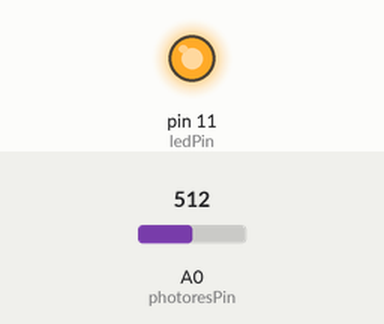
This sketch was run on a simulated Arduino Uno, built with avr-gcc and run on an emulated ATmega328P. On the bench: output pins drawn as LEDs (lit = HIGH). The test bench sets the inputs (shaded band); at power-on: A0 (photoresPin) = 512.

Above: at 1.2 s.
1.3 s: A0 (photoresPin) set to 522
At 2.0 s:
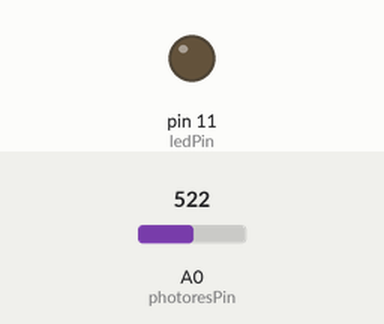
2.8 s: A0 (photoresPin) set to 511
At 3.1 s:
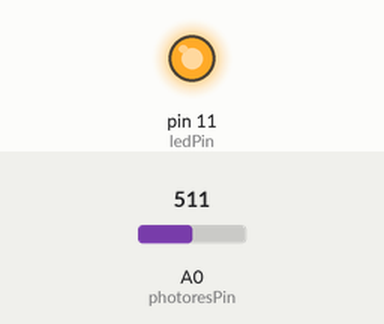
4.3 s: A0 (photoresPin) set to 716
At 5.5 s:
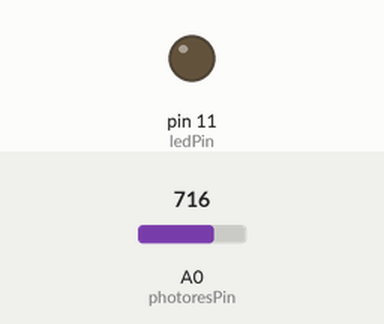
Timing chart, 0 to 7.3 s (numbered marks = the images above; inputs shaded):
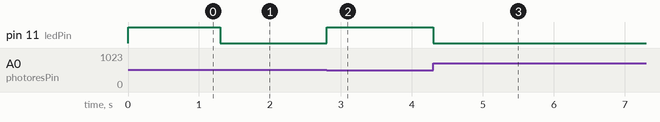

The sketch:

photoresistance.ino
```cpp
int photoresPin = A0;  //定义变量photoresPin=0，为电压读取端口。
int ledPin = 11;        //设置led数字IO脚
int val = 0;             //定义变量val
void setup()
{
  pinMode(ledPin, OUTPUT);     //设置ledPin脚模式，OUTPUT为输出
}
void loop()
 {
  val = analogRead(photoresPin);     //从传感器读取值
  if(val<=512)
  {
    digitalWrite(ledPin, HIGH);     //当光照强度过强时led灭。
  }
  else
  {
     digitalWrite(ledPin, LOW);     //当光照强度过低时led亮。
  }
}
```

Measured:
- the behaviour switches between 512 and 513 on A0 (photoresPin) (found by bisection; images 0 and 1)
- after the input at 1.3 s, pin 11 (ledPin): HIGH → LOW at once
- after the input at 2.8 s, pin 11 (ledPin): LOW → HIGH at once
- after the input at 4.3 s, pin 11 (ledPin): HIGH → LOW at once
